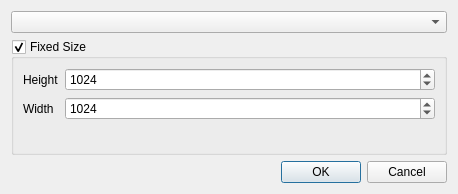
<?xml version="1.0" encoding="UTF-8"?>
<ui version="4.0">
 <class>NodeTextureCreationWindow</class>
 <widget class="QDialog" name="NodeTextureCreationWindow">
  <property name="geometry">
   <rect>
    <x>0</x>
    <y>0</y>
    <width>458</width>
    <height>194</height>
   </rect>
  </property>
  <property name="windowTitle">
   <string>Select Node</string>
  </property>
  <property name="modal">
   <bool>true</bool>
  </property>
  <layout class="QVBoxLayout" name="verticalLayout">
   <item>
    <widget class="QComboBox" name="comboBox"/>
   </item>
   <item>
    <widget class="QGroupBox" name="groupBox">
     <property name="title">
      <string>Fixed Size</string>
     </property>
     <property name="checkable">
      <bool>true</bool>
     </property>
     <layout class="QFormLayout" name="formLayout_2">
      <item row="3" column="0">
       <widget class="QLabel" name="widthLabel">
        <property name="text">
         <string>Width</string>
        </property>
       </widget>
      </item>
      <item row="1" column="0">
       <widget class="QLabel" name="heightLabel">
        <property name="text">
         <string>Height</string>
        </property>
       </widget>
      </item>
      <item row="3" column="1">
       <widget class="QSpinBox" name="widthSpinBox">
        <property name="minimum">
         <number>1</number>
        </property>
        <property name="maximum">
         <number>4096</number>
        </property>
        <property name="value">
         <number>1024</number>
        </property>
       </widget>
      </item>
      <item row="1" column="1">
       <widget class="QSpinBox" name="heightSpinBox">
        <property name="minimum">
         <number>1</number>
        </property>
        <property name="maximum">
         <number>4096</number>
        </property>
        <property name="value">
         <number>1024</number>
        </property>
       </widget>
      </item>
     </layout>
    </widget>
   </item>
   <item>
    <widget class="QDialogButtonBox" name="buttonBox">
     <property name="orientation">
      <enum>Qt::Horizontal</enum>
     </property>
     <property name="standardButtons">
      <set>QDialogButtonBox::Cancel|QDialogButtonBox::Ok</set>
     </property>
    </widget>
   </item>
  </layout>
 </widget>
 <resources/>
 <connections>
  <connection>
   <sender>buttonBox</sender>
   <signal>accepted()</signal>
   <receiver>NodeTextureCreationWindow</receiver>
   <slot>accept()</slot>
   <hints>
    <hint type="sourcelabel">
     <x>248</x>
     <y>254</y>
    </hint>
    <hint type="destinationlabel">
     <x>157</x>
     <y>274</y>
    </hint>
   </hints>
  </connection>
  <connection>
   <sender>buttonBox</sender>
   <signal>rejected()</signal>
   <receiver>NodeTextureCreationWindow</receiver>
   <slot>reject()</slot>
   <hints>
    <hint type="sourcelabel">
     <x>316</x>
     <y>260</y>
    </hint>
    <hint type="destinationlabel">
     <x>286</x>
     <y>274</y>
    </hint>
   </hints>
  </connection>
 </connections>
</ui>
